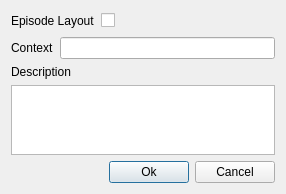
<?xml version="1.0" encoding="UTF-8"?>
<ui version="4.0">
 <class>Dialog</class>
 <widget class="QDialog" name="Dialog">
  <property name="geometry">
   <rect>
    <x>0</x>
    <y>0</y>
    <width>286</width>
    <height>167</height>
   </rect>
  </property>
  <property name="windowTitle">
   <string>Save Layout Scene</string>
  </property>
  <layout class="QVBoxLayout" name="verticalLayout">
   <item>
    <layout class="QHBoxLayout" name="horizontalLayout_3">
     <item>
      <widget class="QLabel" name="label_3">
       <property name="text">
        <string>Episode Layout</string>
       </property>
      </widget>
     </item>
     <item>
      <widget class="QCheckBox" name="epLayoutButton">
       <property name="text">
        <string/>
       </property>
      </widget>
     </item>
     <item>
      <spacer name="horizontalSpacer_2">
       <property name="orientation">
        <enum>Qt::Horizontal</enum>
       </property>
       <property name="sizeHint" stdset="0">
        <size>
         <width>40</width>
         <height>20</height>
        </size>
       </property>
      </spacer>
     </item>
    </layout>
   </item>
   <item>
    <layout class="QHBoxLayout" name="horizontalLayout">
     <item>
      <widget class="QLabel" name="label">
       <property name="text">
        <string>Context</string>
       </property>
      </widget>
     </item>
     <item>
      <widget class="QLineEdit" name="contextBox">
       <property name="toolTip">
        <string>Context of the Layout, e.g. int, ext</string>
       </property>
       <property name="maxLength">
        <number>20</number>
       </property>
      </widget>
     </item>
    </layout>
   </item>
   <item>
    <widget class="QLabel" name="label_2">
     <property name="text">
      <string>Description</string>
     </property>
    </widget>
   </item>
   <item>
    <widget class="QPlainTextEdit" name="descBox">
     <property name="focusPolicy">
      <enum>Qt::ClickFocus</enum>
     </property>
    </widget>
   </item>
   <item>
    <layout class="QHBoxLayout" name="horizontalLayout_2">
     <item>
      <spacer name="horizontalSpacer">
       <property name="orientation">
        <enum>Qt::Horizontal</enum>
       </property>
       <property name="sizeHint" stdset="0">
        <size>
         <width>40</width>
         <height>20</height>
        </size>
       </property>
      </spacer>
     </item>
     <item>
      <widget class="QPushButton" name="okButton">
       <property name="minimumSize">
        <size>
         <width>75</width>
         <height>0</height>
        </size>
       </property>
       <property name="text">
        <string>Ok</string>
       </property>
      </widget>
     </item>
     <item>
      <widget class="QPushButton" name="pushButton_2">
       <property name="minimumSize">
        <size>
         <width>75</width>
         <height>0</height>
        </size>
       </property>
       <property name="text">
        <string>Cancel</string>
       </property>
      </widget>
     </item>
    </layout>
   </item>
  </layout>
 </widget>
 <resources/>
 <connections>
  <connection>
   <sender>pushButton_2</sender>
   <signal>clicked()</signal>
   <receiver>Dialog</receiver>
   <slot>reject()</slot>
   <hints>
    <hint type="sourcelabel">
     <x>250</x>
     <y>150</y>
    </hint>
    <hint type="destinationlabel">
     <x>70</x>
     <y>148</y>
    </hint>
   </hints>
  </connection>
 </connections>
</ui>
